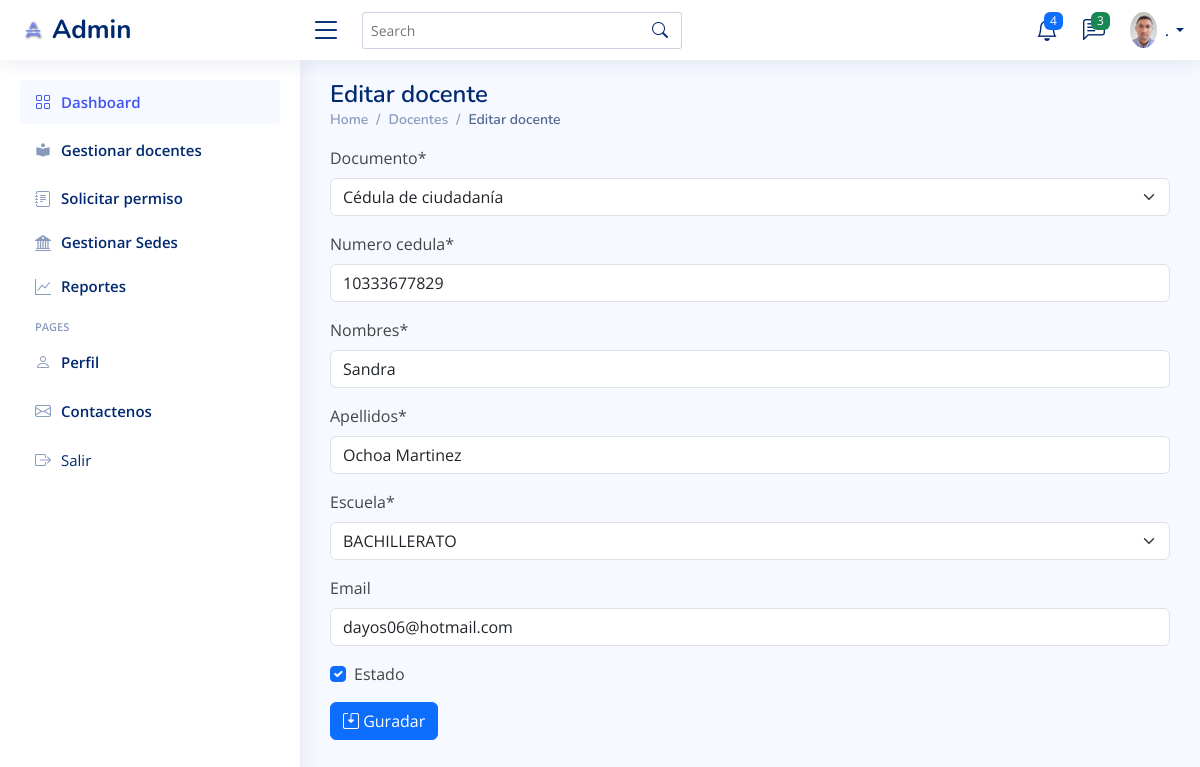
Page /editar_docente/2 on the committed database.
### login/models.py (models this page shows, shortened)
class Docente(models.Model):
    cedula = 'CC'
    cedula_extranjeria = 'CE'
    pasaporte = 'PA'
    tipo_documento = [
        (cedula, 'Cédula de ciudadanía'),
        (cedula_extranjeria, 'Cédula de extranjería'),
        (pasaporte, 'Pasaporte'),
    ]
    documento = models.CharField(
        max_length=2, choices=tipo_documento, default=cedula)
    numero_cedula = models.IntegerField()
    name = models.CharField(max_length=100, verbose_name='Nombres')
    apellido = models.CharField(max_length=100, verbose_name='Apellidos')
    escuela = models.ForeignKey(
        Sede, default="LA MILAGROSA", on_delete=models.CASCADE)
    email = models.EmailField(blank=True, null=True)
    estado = models.BooleanField(default=True)
    class Meta:
        ordering = ['name']

### login/views.py (the view)
class EditarDocente(UpdateView):
    model = Docente
    form_class = DocenteForm
    template_name = 'src/editar_docente.html'
    success_url = reverse_lazy('listar_docente')
    def get_context_data(self, **kwargs):
        context = super().get_context_data(**kwargs)
        context['title'] = 'Editar docente'
        return context

### login/forms.py
class DocenteForm(forms.ModelForm):
    class Meta:
        model = Docente
        fields = '__all__'

### login/models.py (called while the page is built)
    def __str__(self):
        return f"{self.nombre}"

### templates/src/editar_docente.html (shortened to what this page needs)
{% extends "base.html" %}
{% load crispy_forms_tags %}
{% block form_edit %}
<main id="main" class="main">
    <div class="pagetitle">
        <h1>{{title}}</h1>
        <nav>
            <ol class="breadcrumb">
                <li class="breadcrumb-item"><a href={% url "index" %}>Home</a></li>
                <li class="breadcrumb-item"><a href={% url "listar_docente" %}>Docentes</a></li>
                <li class="breadcrumb-item active">Editar docente</li>
            </ol>
        </nav>
    </div>
    <form clas="form-control form-control-md" action="#" method="post">
        {{form|crispy}}
        <button class="btn btn-primary" type="submit"><i class="bi bi-save2 "></i> Guradar</button>
    </form>
</main>
{% endblock %}

### rows in the picture
Docente: documento "Cédula de ciudadanía", numero_cedula "10333677829", name "Sandra", apellido "Ochoa Martinez", escuela "BACHILLERATO", email "dayos06@hotmail.com", estado "☑"

### other values in the picture
{{ title }} "Editar docente"
